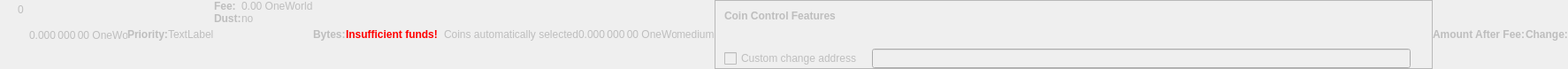
    <widget class="QWidget" name="dummyHideWidget" native="true">
     <property name="enabled">
      <bool>false</bool>
     </property>
     <property name="maximumSize">
      <size>
       <width>100</width>
       <height>22</height>
      </size>
     </property>
     <layout class="QHBoxLayout" name="dummyHideLayout">
      <property name="spacing">
       <number>0</number>
      </property>
      <property name="margin">
       <number>0</number>
      </property>
      <item>
       <layout class="QFormLayout" name="formLayoutCoinControl1">
        <property name="horizontalSpacing">
         <number>10</number>
        </property>
        <property name="verticalSpacing">
         <number>14</number>
        </property>
        <property name="leftMargin">
         <number>10</number>
        </property>
        <property name="topMargin">
         <number>4</number>
        </property>
        <property name="rightMargin">
         <number>6</number>
        </property>
        <item row="0" column="1">
         <widget class="QLabel" name="labelCoinControlBytes">
          <property name="cursor">
           <cursorShape>IBeamCursor</cursorShape>
          </property>
          <property name="contextMenuPolicy">
           <enum>Qt::ActionsContextMenu</enum>
          </property>
          <property name="text">
           <string notr="true">0</string>
          </property>
          <property name="textInteractionFlags">
           <set>Qt::LinksAccessibleByMouse|Qt::TextSelectableByKeyboard|Qt::TextSelectableByMouse</set>
          </property>
         </widget>
        </item>
       </layout>
      </item>
      <item>
       <widget class="QLabel" name="labelCoinControlAfterFee">
        <property name="enabled">
         <bool>false</bool>
        </property>
        <property name="sizePolicy">
         <sizepolicy hsizetype="Fixed" vsizetype="Fixed">
          <horstretch>0</horstretch>
          <verstretch>0</verstretch>
         </sizepolicy>
        </property>
        <property name="minimumSize">
         <size>
          <width>111</width>
          <height>12</height>
         </size>
        </property>
        <property name="maximumSize">
         <size>
          <width>111</width>
          <height>12</height>
         </size>
        </property>
        <property name="cursor">
         <cursorShape>IBeamCursor</cursorShape>
        </property>
        <property name="contextMenuPolicy">
         <enum>Qt::ActionsContextMenu</enum>
        </property>
        <property name="text">
         <string notr="true">0.000 000 00 OneWorld</string>
        </property>
        <property name="textInteractionFlags">
         <set>Qt::LinksAccessibleByMouse|Qt::TextSelectableByKeyboard|Qt::TextSelectableByMouse</set>
        </property>
       </widget>
      </item>
      <item>
       <widget class="QLabel" name="labelCoinControlPriorityText">
        <property name="enabled">
         <bool>false</bool>
        </property>
        <property name="font">
         <font>
          <weight>75</weight>
          <bold>true</bold>
         </font>
        </property>
        <property name="text">
         <string>Priority:</string>
        </property>
       </widget>
      </item>
      <item>
       <layout class="QHBoxLayout" name="horizontalLayout">
        <item>
         <widget class="QLabel" name="WarningLabel">
          <property name="text">
           <string>TextLabel</string>
          </property>
         </widget>
        </item>
       </layout>
      </item>
      <item>
       <layout class="QFormLayout" name="formLayoutCoinControl3">
        <property name="horizontalSpacing">
         <number>0</number>
        </property>
        <property name="verticalSpacing">
         <number>0</number>
        </property>
        <property name="leftMargin">
         <number>0</number>
        </property>
        <property name="topMargin">
         <number>0</number>
        </property>
        <property name="rightMargin">
         <number>0</number>
        </property>
        <item row="0" column="0">
         <widget class="QLabel" name="labelCoinControlFeeText">
          <property name="enabled">
           <bool>false</bool>
          </property>
          <property name="font">
           <font>
            <weight>75</weight>
            <bold>true</bold>
           </font>
          </property>
          <property name="text">
           <string>Fee:</string>
          </property>
          <property name="margin">
           <number>0</number>
          </property>
         </widget>
        </item>
        <item row="0" column="1">
         <widget class="QLabel" name="labelCoinControlFee">
          <property name="enabled">
           <bool>false</bool>
          </property>
          <property name="cursor">
           <cursorShape>IBeamCursor</cursorShape>
          </property>
          <property name="contextMenuPolicy">
           <enum>Qt::ActionsContextMenu</enum>
          </property>
          <property name="text">
           <string notr="true">0.00 OneWorld</string>
          </property>
          <property name="textInteractionFlags">
           <set>Qt::LinksAccessibleByMouse|Qt::TextSelectableByKeyboard|Qt::TextSelectableByMouse</set>
          </property>
         </widget>
        </item>
        <item row="1" column="0">
         <widget class="QLabel" name="labelCoinControlLowOutputText">
          <property name="enabled">
           <bool>false</bool>
          </property>
          <property name="font">
           <font>
            <weight>75</weight>
            <bold>true</bold>
           </font>
          </property>
          <property name="text">
           <string>Dust:</string>
          </property>
         </widget>
        </item>
        <item row="1" column="1">
         <widget class="QLabel" name="labelCoinControlLowOutput">
          <property name="enabled">
           <bool>false</bool>
          </property>
          <property name="cursor">
           <cursorShape>IBeamCursor</cursorShape>
          </property>
          <property name="contextMenuPolicy">
           <enum>Qt::ActionsContextMenu</enum>
          </property>
          <property name="text">
           <string>no</string>
          </property>
          <property name="textInteractionFlags">
           <set>Qt::LinksAccessibleByMouse|Qt::TextSelectableByKeyboard|Qt::TextSelectableByMouse</set>
          </property>
         </widget>
        </item>
       </layout>
      </item>
      <item>
       <widget class="QLabel" name="labelCoinControlBytesText">
        <property name="enabled">
         <bool>false</bool>
        </property>
        <property name="font">
         <font>
          <weight>75</weight>
          <bold>true</bold>
         </font>
        </property>
        <property name="text">
         <string>Bytes:</string>
        </property>
       </widget>
      </item>
      <item>
       <layout class="QFormLayout" name="formLayoutCoinControl2">
        <property name="horizontalSpacing">
         <number>0</number>
        </property>
        <property name="verticalSpacing">
         <number>0</number>
        </property>
        <property name="leftMargin">
         <number>0</number>
        </property>
        <property name="topMargin">
         <number>0</number>
        </property>
        <property name="rightMargin">
         <number>0</number>
        </property>
       </layout>
      </item>
      <item>
       <layout class="QHBoxLayout" name="horizontalLayoutCoinControl2">
        <property name="spacing">
         <number>0</number>
        </property>
        <property name="bottomMargin">
         <number>0</number>
        </property>
       </layout>
      </item>
      <item>
       <widget class="QLabel" name="labelCoinControlInsuffFunds">
        <property name="enabled">
         <bool>false</bool>
        </property>
        <property name="minimumSize">
         <size>
          <width>0</width>
          <height>0</height>
         </size>
        </property>
        <property name="font">
         <font>
          <weight>75</weight>
          <bold>true</bold>
         </font>
        </property>
        <property name="styleSheet">
         <string notr="true">color:red;font-weight:bold;</string>
        </property>
        <property name="text">
         <string>Insufficient funds!</string>
        </property>
        <property name="margin">
         <number>5</number>
        </property>
       </widget>
      </item>
      <item>
       <layout class="QFormLayout" name="formLayoutCoinControl4">
        <property name="horizontalSpacing">
         <number>0</number>
        </property>
        <property name="verticalSpacing">
         <number>0</number>
        </property>
        <property name="leftMargin">
         <number>0</number>
        </property>
        <property name="topMargin">
         <number>0</number>
        </property>
        <property name="rightMargin">
         <number>0</number>
        </property>
       </layout>
      </item>
      <item>
       <widget class="QLabel" name="labelCoinControlChangeLabel">
        <property name="enabled">
         <bool>false</bool>
        </property>
        <property name="sizePolicy">
         <sizepolicy hsizetype="Preferred" vsizetype="Expanding">
          <horstretch>0</horstretch>
          <verstretch>0</verstretch>
         </sizepolicy>
        </property>
        <property name="minimumSize">
         <size>
          <width>0</width>
          <height>0</height>
         </size>
        </property>
        <property name="text">
         <string/>
        </property>
        <property name="margin">
         <number>3</number>
        </property>
       </widget>
      </item>
      <item>
       <widget class="QLabel" name="labelCoinControlAutomaticallySelected">
        <property name="enabled">
         <bool>false</bool>
        </property>
        <property name="sizePolicy">
         <sizepolicy hsizetype="Fixed" vsizetype="Fixed">
          <horstretch>0</horstretch>
          <verstretch>0</verstretch>
         </sizepolicy>
        </property>
        <property name="minimumSize">
         <size>
          <width>0</width>
          <height>0</height>
         </size>
        </property>
        <property name="maximumSize">
         <size>
          <width>240</width>
          <height>16777215</height>
         </size>
        </property>
        <property name="text">
         <string>Coins automatically selected</string>
        </property>
        <property name="margin">
         <number>5</number>
        </property>
       </widget>
      </item>
      <item>
       <widget class="QLabel" name="labelCoinControlChange">
        <property name="enabled">
         <bool>false</bool>
        </property>
        <property name="sizePolicy">
         <sizepolicy hsizetype="Fixed" vsizetype="Fixed">
          <horstretch>0</horstretch>
          <verstretch>0</verstretch>
         </sizepolicy>
        </property>
        <property name="minimumSize">
         <size>
          <width>111</width>
          <height>0</height>
         </size>
        </property>
        <property name="maximumSize">
         <size>
          <width>111</width>
          <height>16777215</height>
         </size>
        </property>
        <property name="cursor">
         <cursorShape>IBeamCursor</cursorShape>
        </property>
        <property name="contextMenuPolicy">
         <enum>Qt::ActionsContextMenu</enum>
        </property>
        <property name="text">
         <string notr="true">0.000 000 00 OneWorld</string>
        </property>
        <property name="textInteractionFlags">
         <set>Qt::LinksAccessibleByMouse|Qt::TextSelectableByKeyboard|Qt::TextSelectableByMouse</set>
        </property>
       </widget>
      </item>
      <item>
       <widget class="QLabel" name="labelCoinControlPriority">
        <property name="enabled">
         <bool>false</bool>
        </property>
        <property name="cursor">
         <cursorShape>IBeamCursor</cursorShape>
        </property>
        <property name="contextMenuPolicy">
         <enum>Qt::ActionsContextMenu</enum>
        </property>
        <property name="text">
         <string>medium</string>
        </property>
        <property name="textInteractionFlags">
         <set>Qt::LinksAccessibleByMouse|Qt::TextSelectableByKeyboard|Qt::TextSelectableByMouse</set>
        </property>
       </widget>
      </item>
      <item>
       <widget class="QFrame" name="frameCoinControl">
        <property name="sizePolicy">
         <sizepolicy hsizetype="Expanding" vsizetype="Expanding">
          <horstretch>0</horstretch>
          <verstretch>0</verstretch>
         </sizepolicy>
        </property>
        <property name="maximumSize">
         <size>
          <width>16777215</width>
          <height>16777215</height>
         </size>
        </property>
        <property name="frameShape">
         <enum>QFrame::StyledPanel</enum>
        </property>
        <property name="frameShadow">
         <enum>QFrame::Sunken</enum>
        </property>
        <layout class="QVBoxLayout" name="verticalLayoutCoinControl2_2">
         <property name="spacing">
          <number>0</number>
         </property>
         <property name="margin">
          <number>0</number>
         </property>
         <item>
          <layout class="QVBoxLayout" name="verticalLayoutCoinControl" stretch="0,0,0,1">
           <property name="spacing">
            <number>0</number>
           </property>
           <property name="leftMargin">
            <number>10</number>
           </property>
           <property name="topMargin">
            <number>10</number>
           </property>
           <item>
            <layout class="QHBoxLayout" name="horizontalLayoutCoinControl1">
             <property name="bottomMargin">
              <number>15</number>
             </property>
             <item>
              <widget class="QLabel" name="labelCoinControlFeatures">
               <property name="enabled">
                <bool>false</bool>
               </property>
               <property name="sizePolicy">
                <sizepolicy hsizetype="Preferred" vsizetype="Maximum">
                 <horstretch>0</horstretch>
                 <verstretch>0</verstretch>
                </sizepolicy>
               </property>
               <property name="font">
                <font>
                 <weight>75</weight>
                 <bold>true</bold>
                </font>
               </property>
               <property name="styleSheet">
                <string notr="true">font-weight:bold;</string>
               </property>
               <property name="text">
                <string>Coin Control Features</string>
               </property>
              </widget>
             </item>
            </layout>
           </item>
           <item>
            <widget class="QWidget" name="widgetCoinControl" native="true">
             <property name="sizePolicy">
              <sizepolicy hsizetype="Preferred" vsizetype="Preferred">
               <horstretch>0</horstretch>
               <verstretch>0</verstretch>
              </sizepolicy>
             </property>
             <property name="minimumSize">
              <size>
               <width>0</width>
               <height>0</height>
              </size>
             </property>
             <property name="styleSheet">
              <string notr="true"/>
             </property>
             <layout class="QHBoxLayout" name="horizontalLayoutCoinControl5_2">
              <property name="margin">
               <number>0</number>
              </property>
              <item>
               <layout class="QHBoxLayout" name="horizontalLayoutCoinControl3">
                <property name="spacing">
                 <number>20</number>
                </property>
                <property name="topMargin">
                 <number>0</number>
                </property>
                <property name="bottomMargin">
                 <number>10</number>
                </property>
               </layout>
              </item>
             </layout>
            </widget>
           </item>
           <item>
            <layout class="QHBoxLayout" name="horizontalLayoutCoinControl4" stretch="0,0,0">
             <property name="spacing">
              <number>12</number>
             </property>
             <property name="sizeConstraint">
              <enum>QLayout::SetDefaultConstraint</enum>
             </property>
             <property name="topMargin">
              <number>5</number>
             </property>
             <property name="rightMargin">
              <number>5</number>
             </property>
             <item>
              <widget class="QCheckBox" name="checkBoxCoinControlChange">
               <property name="enabled">
                <bool>false</bool>
               </property>
               <property name="toolTip">
                <string>If this is activated, but the change address is empty or invalid, change will be sent to a newly generated address.</string>
               </property>
               <property name="text">
                <string>Custom change address</string>
               </property>
              </widget>
             </item>
             <item>
              <widget class="QValidatedLineEdit" name="lineEditCoinControlChange">
               <property name="enabled">
                <bool>false</bool>
               </property>
               <property name="sizePolicy">
                <sizepolicy hsizetype="Expanding" vsizetype="Fixed">
                 <horstretch>0</horstretch>
                 <verstretch>0</verstretch>
                </sizepolicy>
               </property>
              </widget>
             </item>
             <item>
              <widget class="QLabel" name="labelCoinControlChangeLabel_2">
               <property name="sizePolicy">
                <sizepolicy hsizetype="Preferred" vsizetype="Expanding">
                 <horstretch>0</horstretch>
                 <verstretch>0</verstretch>
                </sizepolicy>
               </property>
               <property name="minimumSize">
                <size>
                 <width>0</width>
                 <height>0</height>
                </size>
               </property>
               <property name="text">
                <string/>
               </property>
               <property name="margin">
                <number>3</number>
               </property>
              </widget>
             </item>
            </layout>
           </item>
           <item>
            <spacer name="verticalSpacerCoinControl">
             <property name="orientation">
              <enum>Qt::Vertical</enum>
             </property>
             <property name="sizeHint" stdset="0">
              <size>
               <width>800</width>
               <height>1</height>
              </size>
             </property>
            </spacer>
           </item>
          </layout>
         </item>
        </layout>
       </widget>
      </item>
      <item>
       <widget class="QLabel" name="labelCoinControlAfterFeeText">
        <property name="enabled">
         <bool>false</bool>
        </property>
        <property name="minimumSize">
         <size>
          <width>0</width>
          <height>0</height>
         </size>
        </property>
        <property name="maximumSize">
         <size>
          <width>16777215</width>
          <height>16777215</height>
         </size>
        </property>
        <property name="font">
         <font>
          <weight>75</weight>
          <bold>true</bold>
         </font>
        </property>
        <property name="text">
         <string>Amount After Fee:</string>
        </property>
        <property name="alignment">
         <set>Qt::AlignLeading|Qt::AlignLeft|Qt::AlignVCenter</set>
        </property>
        <property name="margin">
         <number>0</number>
        </property>
       </widget>
      </item>
      <item>
       <widget class="QLabel" name="labelCoinControlChangeText">
        <property name="enabled">
         <bool>false</bool>
        </property>
        <property name="sizePolicy">
         <sizepolicy hsizetype="Preferred" vsizetype="Preferred">
          <horstretch>0</horstretch>
          <verstretch>0</verstretch>
         </sizepolicy>
        </property>
        <property name="minimumSize">
         <size>
          <width>0</width>
          <height>0</height>
         </size>
        </property>
        <property name="maximumSize">
         <size>
          <width>16777215</width>
          <height>16777215</height>
         </size>
        </property>
        <property name="font">
         <font>
          <weight>75</weight>
          <bold>true</bold>
         </font>
        </property>
        <property name="text">
         <string>Change:</string>
        </property>
        <property name="alignment">
         <set>Qt::AlignLeading|Qt::AlignLeft|Qt::AlignVCenter</set>
        </property>
       </widget>
      </item>
     </layout>
    </widget>
